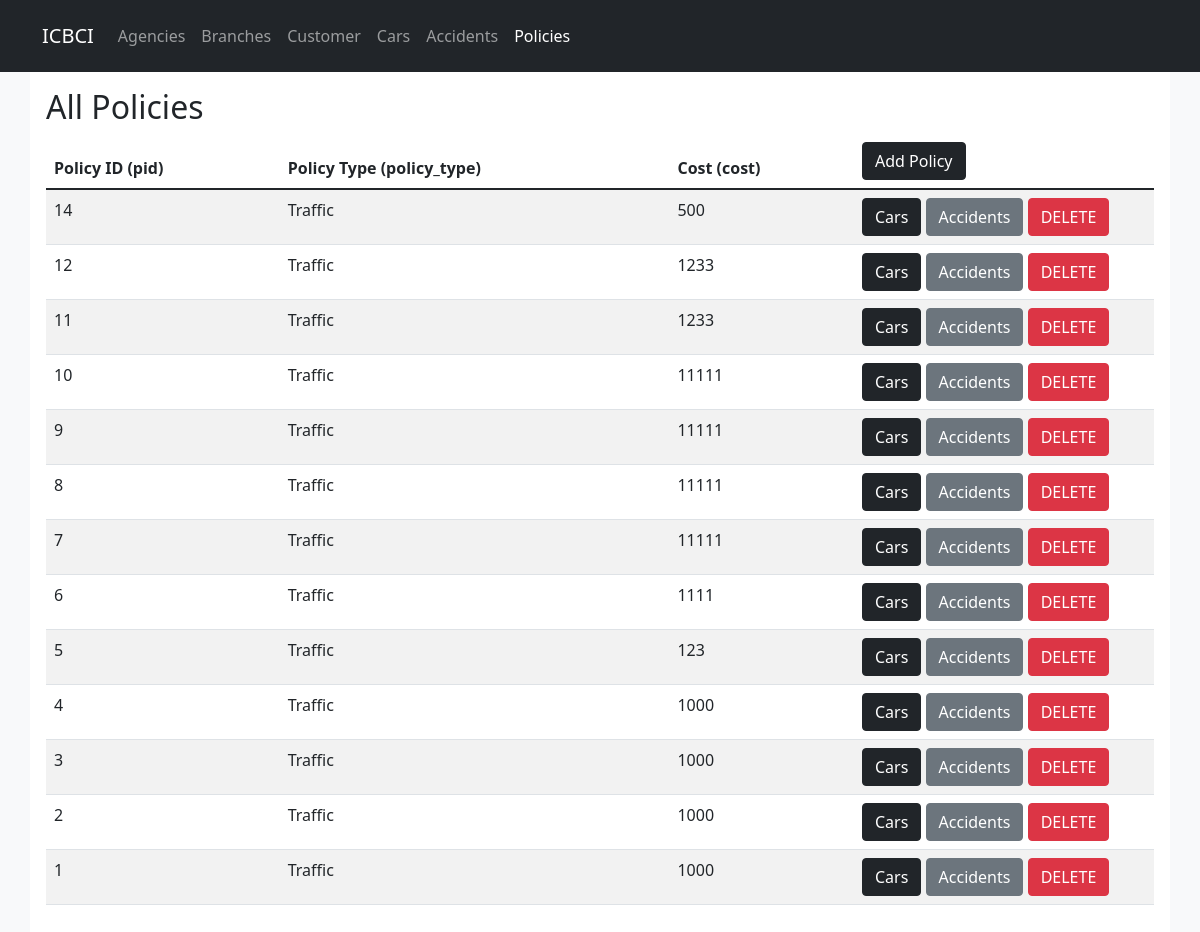
The page /ICBCI/policy.php on the database its author committed.
### tables this page shows
CREATE TABLE `policy` (
  `pid` int(11) NOT NULL,
  `policy_type` varchar(30) DEFAULT NULL,
  `cost` int(11) DEFAULT NULL
);

### ICBCI/policy.php (the view, shortened to what this page needs)
<?php
  include "config.php";
?>
<!DOCTYPE html>
<html>
<head>
    <link href="https://cdn.jsdelivr.net/npm/bootstrap@5.1.3/dist/css/bootstrap.min.css" rel="stylesheet">
</head>
<body class="bg-light">
  <nav class="navbar navbar-expand-lg navbar-dark bg-dark p-3">
    <div class="container">
    <a class="navbar-brand" href="#">ICBCI</a>
    <div class="collapse navbar-collapse" id="navbarSupportedContent">
      <ul class="navbar-nav mr-auto">
        <li class="nav-item">
          <a class="nav-link" href="agency.php">Agencies</a>
        </li>
        <li class="nav-item">
          <a class="nav-link" href="branch.php">Branches</a>
        </li>
        <li class="nav-item">
          <a class="nav-link" href="customer.php">Customer</a>
        </li>
        <li class="nav-item">
          <a class="nav-link" href="car.php">Cars</a>
        </li>
        <li class="nav-item">
          <a class="nav-link" href="accident.php">Accidents</a>
        </li>
        <li class="nav-item">
          <a class="nav-link active" href="policy.php">Policies</a>
        </li>
      </ul>
    </div>
    </div>
  </nav>
  <div class="container bg-white p-3">
    <?php
      if(isset($_GET['license_plate'])) {
        echo '<h2>Policy of '.$_GET['license_plate'].'</h2>';
      }else{
        echo '<h2>All Policies</h2>';
      }
    ?>
    <table class="table table-striped ">
      <thead>
        <tr>
          <th scope="col">Policy ID (pid)</th>
          <th scope="col">Policy Type (policy_type)</th>
          <th scope="col">Cost (cost)</th>
          <th scope="col" width="300px">
            <a href="policy_new.php" class="btn btn-dark">Add Policy</a>
          </th>
        </tr>
      </thead>
      <tbody>
        <?php
        if(isset($_GET['license_plate'])){
          $license_plate = $_GET['license_plate'];
          $sql_statement = "SELECT A.accident_id, A.opponent_licensepl, A.location, CA.license_plate, CA.accident_date FROM accidents A, caraccidents CA WHERE A.accident_id=CA.accident_id AND CA.license_plate='$license_plate' ORDER BY license_plate desc";
          $cars   = mysqli_query($db, $sql_statement);
          print_r(mysqli_error($db));
          foreach($cars as $car){
            echo '<tr>';
            echo '<td>' . $car['accident_id'] . '</td>';
            echo '<td>' . $car['license_plate'] . '</td>';
            echo '<td>' . $car['opponent_licensepl'] . '</td>';
            echo '<td>' . $car['location'] . '</td>';
            echo '<td>' . $car['accident_date'] . '</td>';
            echo '<td>
                  <a href="policy.php?license_plate='.$car['license_plate'].'" class="btn btn-secondary">Policy</a>
                  <a href="accident_delete.php?accident_id='.$car['accident_id'].'" class="btn btn-danger">DELETE</a></td>';
            echo '</tr>';
          }
        }else{
          $sql_statement = "SELECT pid, policy_type, cost FROM policy ORDER BY pid desc";
          $policies   = mysqli_query($db, $sql_statement);
          foreach($policies as $policy){
            echo '<tr>';
            echo '<td>' . $policy['pid'] . '</td>';
            echo '<td>' . $policy['policy_type'] . '</td>';
            echo '<td>' . $policy['cost'] . '</td>';
            echo '<td>
                  <a href="car.php?pid='.$policy['pid'].'" class="btn btn-dark">Cars</a>
                  <a href="accident.php?pid='.$policy['pid'].'" class="btn btn-secondary">Accidents</a>
                  <a href="policy_delete.php?pid='.$policy['pid'].'" class="btn btn-danger">DELETE</a></td>';
            echo '</tr>';
          }
        }
        ?>
      </tbody>
    </table>
  </div>
</body>
</html>

### rows shown on the page
policy: pid "14", policy_type "Traffic", cost "500"
policy: pid "12", policy_type "Traffic", cost "1233"
policy: pid "11", policy_type "Traffic", cost "1233"
policy: pid "10", policy_type "Traffic", cost "11111"
policy: pid "9", policy_type "Traffic", cost "11111"
policy: pid "8", policy_type "Traffic", cost "11111"
policy: pid "7", policy_type "Traffic", cost "11111"
policy: pid "6", policy_type "Traffic", cost "1111"
policy: pid "5", policy_type "Traffic", cost "123"
policy: pid "4", policy_type "Traffic", cost "1000"
policy: pid "3", policy_type "Traffic", cost "1000"
policy: pid "2", policy_type "Traffic", cost "1000"
policy: pid "1", policy_type "Traffic", cost "1000"
